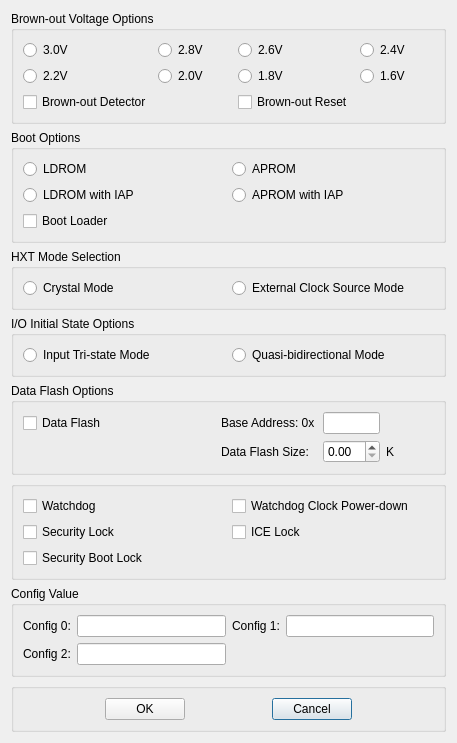
<?xml version="1.0" encoding="UTF-8"?>
<ui version="4.0">
 <class>Dialog</class>
 <widget class="QDialog" name="Dialog">
  <property name="geometry">
   <rect>
    <x>0</x>
    <y>0</y>
    <width>457</width>
    <height>677</height>
   </rect>
  </property>
  <property name="windowTitle">
   <string>Dialog</string>
  </property>
  <layout class="QGridLayout" name="gridLayout_8">
   <item row="0" column="0">
    <layout class="QVBoxLayout" name="verticalLayout" stretch="1,1,1,1,1,1,1,1">
     <item>
      <widget class="QGroupBox" name="gridGroupBox_brownout">
       <property name="title">
        <string>Brown-out Voltage Options</string>
       </property>
       <layout class="QGridLayout" name="gridLayout_7" rowstretch="1,1,1" columnstretch="1,1,1,1">
        <item row="2" column="2">
         <widget class="QCheckBox" name="checkBox_bw_1">
          <property name="text">
           <string>Brown-out Reset</string>
          </property>
         </widget>
        </item>
        <item row="0" column="2">
         <widget class="QRadioButton" name="radioButton_bw_v_2">
          <property name="text">
           <string>2.6V</string>
          </property>
         </widget>
        </item>
        <item row="0" column="3">
         <widget class="QRadioButton" name="radioButton_bw_v_3">
          <property name="text">
           <string>2.4V</string>
          </property>
         </widget>
        </item>
        <item row="0" column="1">
         <widget class="QRadioButton" name="radioButton_bw_v_1">
          <property name="text">
           <string>2.8V</string>
          </property>
         </widget>
        </item>
        <item row="0" column="0">
         <widget class="QRadioButton" name="radioButton_bw_v_0">
          <property name="text">
           <string>3.0V</string>
          </property>
         </widget>
        </item>
        <item row="2" column="0">
         <widget class="QCheckBox" name="checkBox_bw_0">
          <property name="text">
           <string>Brown-out Detector</string>
          </property>
         </widget>
        </item>
        <item row="1" column="0">
         <widget class="QRadioButton" name="radioButton_bw_v_4">
          <property name="text">
           <string>2.2V</string>
          </property>
         </widget>
        </item>
        <item row="1" column="1">
         <widget class="QRadioButton" name="radioButton_bw_v_5">
          <property name="text">
           <string>2.0V</string>
          </property>
         </widget>
        </item>
        <item row="1" column="2">
         <widget class="QRadioButton" name="radioButton_bw_v_6">
          <property name="text">
           <string>1.8V</string>
          </property>
         </widget>
        </item>
        <item row="1" column="3">
         <widget class="QRadioButton" name="radioButton_bw_v_7">
          <property name="text">
           <string>1.6V</string>
          </property>
         </widget>
        </item>
       </layout>
      </widget>
     </item>
     <item>
      <widget class="QGroupBox" name="gridGroupBox_boot">
       <property name="title">
        <string>Boot Options</string>
       </property>
       <layout class="QGridLayout" name="gridLayout_6" rowstretch="1,1,1" columnstretch="1,1">
        <item row="0" column="1">
         <widget class="QRadioButton" name="radioButton_bt_0_1">
          <property name="text">
           <string>APROM</string>
          </property>
         </widget>
        </item>
        <item row="1" column="0">
         <widget class="QRadioButton" name="radioButton_bt_1_0">
          <property name="text">
           <string>LDROM with IAP</string>
          </property>
         </widget>
        </item>
        <item row="0" column="0">
         <widget class="QRadioButton" name="radioButton_bt_0_0">
          <property name="text">
           <string>LDROM</string>
          </property>
         </widget>
        </item>
        <item row="1" column="1">
         <widget class="QRadioButton" name="radioButton_bt_1_1">
          <property name="text">
           <string>APROM with IAP</string>
          </property>
         </widget>
        </item>
        <item row="2" column="0">
         <widget class="QCheckBox" name="checkBox">
          <property name="text">
           <string>Boot Loader</string>
          </property>
         </widget>
        </item>
       </layout>
      </widget>
     </item>
     <item>
      <widget class="QGroupBox" name="gridGroupBox_hxt">
       <property name="title">
        <string>HXT Mode Selection</string>
       </property>
       <layout class="QGridLayout" name="gridLayout_5">
        <item row="0" column="1">
         <widget class="QRadioButton" name="radioButton_hxt_1">
          <property name="text">
           <string>External Clock Source Mode</string>
          </property>
         </widget>
        </item>
        <item row="0" column="0">
         <widget class="QRadioButton" name="radioButton_hxt_0">
          <property name="text">
           <string>Crystal Mode</string>
          </property>
         </widget>
        </item>
       </layout>
      </widget>
     </item>
     <item>
      <widget class="QGroupBox" name="gridGroupBox_io_state">
       <property name="title">
        <string>I/O Initial State Options</string>
       </property>
       <layout class="QGridLayout" name="gridLayout_4">
        <item row="0" column="0">
         <widget class="QRadioButton" name="radioButton_io_0">
          <property name="text">
           <string>Input Tri-state Mode</string>
          </property>
         </widget>
        </item>
        <item row="0" column="1">
         <widget class="QRadioButton" name="radioButton_io_1">
          <property name="text">
           <string>Quasi-bidirectional Mode</string>
          </property>
         </widget>
        </item>
       </layout>
      </widget>
     </item>
     <item>
      <widget class="QGroupBox" name="gridGroupBox_data_flash">
       <property name="title">
        <string>Data Flash Options</string>
       </property>
       <layout class="QGridLayout" name="gridLayout_9" rowstretch="1,1" columnstretch="4,2,1,1" rowminimumheight="0,0">
        <item row="1" column="2">
         <widget class="QDoubleSpinBox" name="doubleSpinBox_pagesize"/>
        </item>
        <item row="0" column="1">
         <widget class="QLabel" name="label">
          <property name="text">
           <string>Base Address: 0x</string>
          </property>
         </widget>
        </item>
        <item row="0" column="2">
         <widget class="QLineEdit" name="lineEdit_data_address"/>
        </item>
        <item row="1" column="1">
         <widget class="QLabel" name="label_2">
          <property name="text">
           <string>Data Flash Size:</string>
          </property>
         </widget>
        </item>
        <item row="1" column="3">
         <widget class="QLabel" name="label_3">
          <property name="text">
           <string>K</string>
          </property>
         </widget>
        </item>
        <item row="0" column="0">
         <widget class="QCheckBox" name="checkBox_dataflash">
          <property name="text">
           <string>Data Flash</string>
          </property>
         </widget>
        </item>
       </layout>
      </widget>
     </item>
     <item>
      <widget class="QGroupBox" name="gridGroupBox_misc">
       <layout class="QGridLayout" name="gridLayout_3" columnstretch="1,1">
        <item row="0" column="0">
         <widget class="QCheckBox" name="checkBox_watchdog">
          <property name="text">
           <string>Watchdog</string>
          </property>
         </widget>
        </item>
        <item row="0" column="1">
         <widget class="QCheckBox" name="checkBox_watchdog_pwdwn">
          <property name="text">
           <string>Watchdog Clock Power-down</string>
          </property>
         </widget>
        </item>
        <item row="1" column="0">
         <widget class="QCheckBox" name="checkBox_security_lock">
          <property name="text">
           <string>Security Lock</string>
          </property>
         </widget>
        </item>
        <item row="2" column="0">
         <widget class="QCheckBox" name="checkBox_security_boot_lock">
          <property name="text">
           <string>Security Boot Lock</string>
          </property>
         </widget>
        </item>
        <item row="1" column="1">
         <widget class="QCheckBox" name="checkBox_ice_lock">
          <property name="text">
           <string>ICE Lock</string>
          </property>
         </widget>
        </item>
       </layout>
      </widget>
     </item>
     <item>
      <widget class="QGroupBox" name="gridGroupBox_config">
       <property name="title">
        <string>Config Value</string>
       </property>
       <layout class="QGridLayout" name="gridLayout">
        <item row="0" column="0">
         <widget class="QLabel" name="label_config0">
          <property name="text">
           <string>Config 0:</string>
          </property>
         </widget>
        </item>
        <item row="0" column="2">
         <widget class="QLabel" name="label_config1">
          <property name="text">
           <string>Config 1:</string>
          </property>
         </widget>
        </item>
        <item row="0" column="1">
         <widget class="QLineEdit" name="lineEdit_config0"/>
        </item>
        <item row="0" column="3">
         <widget class="QLineEdit" name="lineEdit_config1"/>
        </item>
        <item row="1" column="0">
         <widget class="QLabel" name="label_config2">
          <property name="text">
           <string>Config 2:</string>
          </property>
         </widget>
        </item>
        <item row="1" column="1">
         <widget class="QLineEdit" name="lineEdit_config2"/>
        </item>
       </layout>
      </widget>
     </item>
     <item>
      <widget class="QGroupBox" name="gridGroupBox_OK">
       <layout class="QGridLayout" name="gridLayout_2">
        <item row="0" column="2">
         <spacer name="horizontalSpacer">
          <property name="orientation">
           <enum>Qt::Horizontal</enum>
          </property>
          <property name="sizeHint" stdset="0">
           <size>
            <width>40</width>
            <height>20</height>
           </size>
          </property>
         </spacer>
        </item>
        <item row="0" column="3">
         <widget class="QPushButton" name="pushButton_Cancel">
          <property name="text">
           <string>Cancel</string>
          </property>
         </widget>
        </item>
        <item row="0" column="1">
         <widget class="QPushButton" name="pushButton_OK">
          <property name="text">
           <string>OK</string>
          </property>
         </widget>
        </item>
        <item row="0" column="0">
         <spacer name="horizontalSpacer_2">
          <property name="orientation">
           <enum>Qt::Horizontal</enum>
          </property>
          <property name="sizeHint" stdset="0">
           <size>
            <width>40</width>
            <height>20</height>
           </size>
          </property>
         </spacer>
        </item>
        <item row="0" column="4">
         <spacer name="horizontalSpacer_3">
          <property name="orientation">
           <enum>Qt::Horizontal</enum>
          </property>
          <property name="sizeHint" stdset="0">
           <size>
            <width>40</width>
            <height>20</height>
           </size>
          </property>
         </spacer>
        </item>
       </layout>
      </widget>
     </item>
    </layout>
   </item>
  </layout>
 </widget>
 <resources/>
 <connections/>
</ui>
